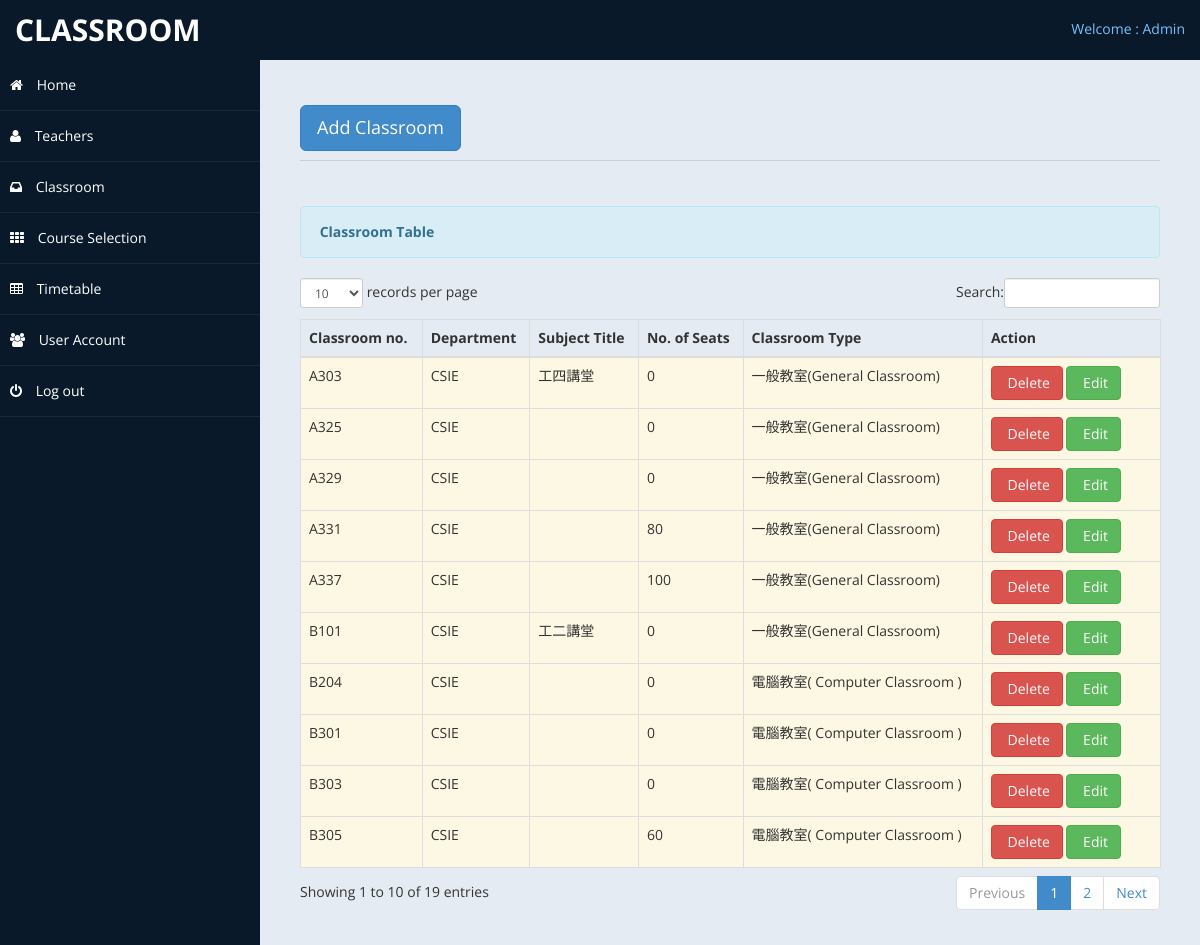
The app's page /forclassroom.php (signed in), older data.
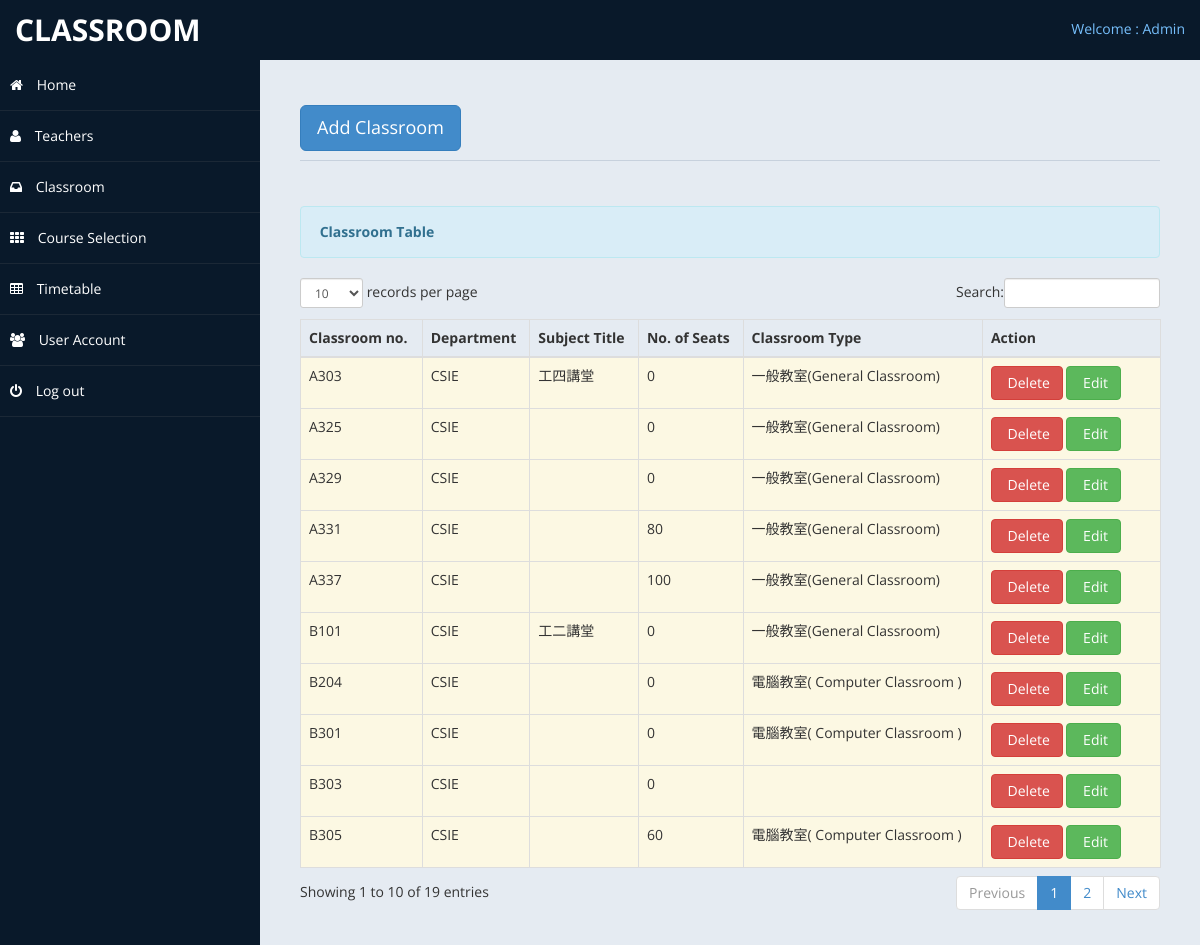
The same page, newer data.
### tables this page shows
CREATE TABLE if not exists `classroom` (
  `classroomid` int AUTO_INCREMENT PRIMARY KEY,
  `classroom_no` varchar(255) NOT NULL,
  `classroom_dept` varchar(255) NOT NULL,
  `classroom_desc` varchar(255) NOT NULL,
  `classroom_no_seat` int NOT NULL,
  `classroom_type` int NOT NULL
);

### forclassroom.php (the view, shortened to what this page needs)
<?php include ('header.php');?>
<body>
    <div id="wrapper">
        <nav class="navbar navbar-default top-navbar" role="navigation">
            <div class="navbar-header">
                <a class="navbar-brand" href="#	">Classroom</a>
            </div>
            <ul class="nav navbar-top-links navbar-right">
                <li class="dropdown">
                    <a class="dropdown-toggle" data-toggle="dropdown" href="#" aria-expanded="false">
					  Welcome : Admin
                    </a>
                </li>
            </ul>
        </nav>
       <?php include ('nav_sidebar3.php');?>
        <div id="page-wrapper" >
            <div id="page-inner">
			 <div class="row">
                    <div class="col-md-12">
                        <h1 class="page-header">
							 <button class="btn btn-primary btn-lg" data-toggle="modal" data-target="#myModal">
                              Add Classroom
                            </button>
                        </h1>
						<div class="hero-unit-table">
                            <table class="table table-striped table-bordered table-hover" id="dataTables-example">
                                <div class="alert alert-info">
                                    <strong><i class="icon-user icon-large"></i>&nbsp;Classroom Table</strong>
                                </div>
                                <thead>
                                    <tr>
                                        <th>Classroom no.</th>
                                        <th>Department</th>
                                        <th>Subject Title</th>
                                        <th>No. of Seats</th>
                                        <th>Classroom Type</th>
                                        <th>Action</th>
                                    </tr>
                                </thead>
                                <tbody>
                                    <?php include('connect.php');
                                        $query = $conn -> query( "select * from classroom" ) ;
                                        $r = $query -> fetchAll( PDO::FETCH_ASSOC ) ;
                                        foreach( $r as $data ):
                                    ?>
                                        <tr class="warning">
                                            <td><?php echo $data['classroom_no'] ?></td>
                                            <td><?php echo $data['classroom_dept'] ?></td>
                                            <td><?php echo $data['classroom_desc'] ?></td>
                                            <td><?php echo $data['classroom_no_seat'] ?></td>
                                            <td><?php if( $data['classroom_type'] == 1 ) echo '電腦教室( Computer Classroom )' ; else if( $data['classroom_type'] == 0 ) echo '一般教室(General Classroom)'; ?></td>
                                            <td width="160" >
                                                <a value = "<?php echo $data['classroomid'] ?>" onclick="delete_classroom(this);" data-toggle="modal" class="btn btn-danger"><i class="icon-trash icon-large"></i>&nbsp;Delete</a>
                                                <a value = "<?php echo $data['classroomid'] ?>" onclick="edit_classroom(this);" class="btn btn-success" role="botton"><i class="icon-pencil icon-large"></i>&nbsp;Edit</a>
                                            </td>
                                    </tr>
                                    <?php endforeach;
                                    ?>
                                </tbody>
                            </table>
                        </div>
                    </div>
                </div>
				</div>
            </div>
        </div>
</body>
</html>

### header.php (shortened to what this page needs)
<!DOCTYPE html>
<html xmlns="http://www.w3.org/1999/xhtml">
<head>
    <link href="assets/css/bootstrap.css" rel="stylesheet" />
    <link href="assets/css/font-awesome.css" rel="stylesheet" />
    <link href="assets/css/custom-styles.css" rel="stylesheet" />
    <link href="assets/css/bootstrap.css" rel="stylesheet" />
    <link href="assets/css/font-awesome.css" rel="stylesheet" />
    <link href="assets/css/custom-styles.css" rel="stylesheet" />
    <link href="assets/js/dataTables/dataTables.bootstrap.css" rel="stylesheet" />
</head>

### nav_sidebar3.php (shortened to what this page needs)
<nav class="navbar-default navbar-side" role="navigation">
            <div class="sidebar-collapse">
                <ul class="nav" id="main-menu">
					 <li>
                        <a href="home3.php"><i class="fa fa-home"></i> Home </a>
                    </li>
                    <li>
                        <a href="forteacher.php"><i class="fa fa-user"></i> Teachers </a>
                    </li>
                    <li>
                        <a href="forclassroom.php"><i class="fa fa-inbox"></i> Classroom </a>
                    </li>
                    <li>
                        <a href="forcourseselection.php"><i class="fa fa-th"></i> Course Selection </a>
                    </li>
					<li>
                        <a href="forschedule.php"><i class="fa fa-table"></i> Timetable </a>
                    </li>
					<li>
                        <a href="foruser.php"><i class="fa fa-users"></i> User Account </a>
                    </li>
					   <li>
                        <a href="logout.php"><i class="fa fa-power-off"></i> Log out </a>
                    </li>
                </ul>
            </div>
        </nav>

### assets/css/custom-styles.css (style rules this page uses)
body { font-family: 'Open Sans', sans-serif; }
#wrapper { width: 100%; background:#09192A; }
#page-wrapper { padding: 15px 15px; min-height: 600px; background:#E5EBF2; }
#page-inner { width:100%; margin:10px 20px 10px 0px; background-color:transparent; padding:10px; min-height:1200px; }
h1, .h1, h2, .h2, h3, .h3 { margin-top: 7px; margin-bottom: -5px; }
.page-header { padding-bottom: 9px; margin: 10px 0 45px; border-bottom: 1px solid #C7D1DD; }
.top-navbar { margin:0px; }
.top-navbar .navbar-brand { color: #fff; width: 260px; text-align: left; height: 60px; font-size: 30px; font-weight: 700; text-transform: uppercase; line-height: 30px; }
.top-navbar .nav > li { position: relative; display: inline-block; }
.top-navbar .nav > li > a { position: relative; display: block; padding: 19px 15px; color: #77C0FD; }
.sidebar-collapse , .sidebar-collapse .nav { background:none; }
.sidebar-collapse .nav { padding:0; }
.sidebar-collapse .nav > li > a { color:#fff; background:transparent; text-shadow:none; }
.sidebar-collapse > .nav > li > a { padding:15px 10px; }
.sidebar-collapse > .nav > li { border-bottom: 1px solid rgba(107, 108, 109, 0.19); }
.navbar-side { border:none; background-color: transparent; }
.top-navbar { background:#09192A; border-bottom:none; }
.navbar-default { border:0px solid black; }
.navbar-header { background: #09192A; }
.nav > li > a > i { margin-right:10px; }
@media (min-width:768px) { #page-wrapper { margin: 0 0 0 260px; padding: 15px 30px; min-height: 1200px; } }
@media (min-width:768px) { .navbar-side { z-index: 1; position: absolute; width: 260px; } }
@media (min-width:768px) { .navbar { border-radius: 0px; } }

Row changes from the older to the newer data that the page shows:
changed classroom (number 7 of 10 on the later page): no longer shows "電腦教室( Computer Classroom )"
